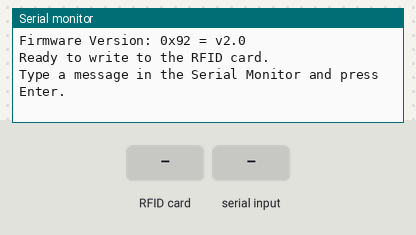
The sketch below on a simulated ESP32-C3. Parts: the last lines printed to the serial monitor. The inputs (shaded band) are chosen by the test bench.

Above: at 1.2 s.
1.3 s: RFID card 5E 7A 19 C4 held to the reader
At 2.1 s:
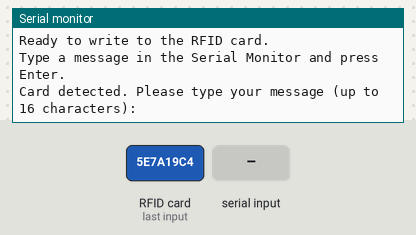
2.8 s: "1\n" received over Serial
At 4.0 s:
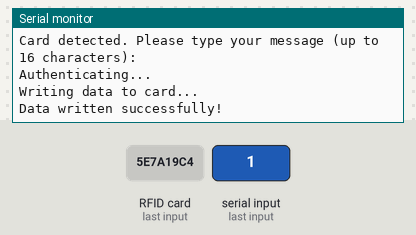

Measured:
- after the input at 1.3 s, the serial monitor: prints a new line at once (image 1)
- after the input at 2.8 s, the serial monitor: prints a new line at once (image 2)

The sketch:

Write_NFC.ino
```cpp
#include <SPI.h>
#include <MFRC522.h>

#define RST_PIN         22  // RST pin connected to GPIO 22
#define SS_PIN          5   // SDA pin connected to GPIO 5

MFRC522 mfrc522(SS_PIN, RST_PIN);   // Create MFRC522 instance
MFRC522::MIFARE_Key key;

void setup() {
    Serial.begin(115200); // Initialize serial communications
    while (!Serial);      // Wait for Serial Monitor
    SPI.begin(18, 19, 23, 5);  // Initialize SPI bus
    mfrc522.PCD_Init();   // Initialize MFRC522 reader
    mfrc522.PCD_DumpVersionToSerial(); // Output firmware version for debugging

    // Initialize key (default factory key: FFFFFFFFFFFFh)
    for (byte i = 0; i < 6; i++) {
        key.keyByte[i] = 0xFF;
    }

    Serial.println(F("Ready to write to the RFID card."));
    Serial.println(F("Type a message in the Serial Monitor and press Enter."));
}

void loop() {
    // Wait for a new card to be present
    if (!mfrc522.PICC_IsNewCardPresent()) return;
    if (!mfrc522.PICC_ReadCardSerial()) return;

    // Card detected, prompt for input
    Serial.println(F("Card detected. Please type your message (up to 16 characters):"));
    while (!Serial.available());
    String input = Serial.readStringUntil('\n');
    input.trim();

    // Prepare data block (max 16 bytes)
    byte dataBlock[16] = {0};
    for (byte i = 0; i < input.length() && i < 16; i++) {
        dataBlock[i] = input[i];
    }

    // Set target block and trailer block for authentication
    byte blockAddr = 4;       // Data block to write
    byte trailerBlock = 7;    // Trailer block for authentication
    MFRC522::StatusCode status;

    // Authenticate with key A
    Serial.println(F("Authenticating..."));
    status = (MFRC522::StatusCode)mfrc522.PCD_Authenticate(
        MFRC522::PICC_CMD_MF_AUTH_KEY_A, trailerBlock, &key, &(mfrc522.uid)
    );
    if (status != MFRC522::STATUS_OK) {
        Serial.print(F("Authentication failed: "));
        Serial.println(mfrc522.GetStatusCodeName(status));
        return;
    }

    // Write data to the specified block
    Serial.println(F("Writing data to card..."));
    status = (MFRC522::StatusCode)mfrc522.MIFARE_Write(blockAddr, dataBlock, 16);
    if (status != MFRC522::STATUS_OK) {
        Serial.print(F("Write failed: "));
        Serial.println(mfrc522.GetStatusCodeName(status));
        return;
    }

    // Confirm success
    Serial.println(F("Data written successfully!"));

    // Halt communication with the card
    mfrc522.PICC_HaltA();
    mfrc522.PCD_StopCrypto1();
}
```
